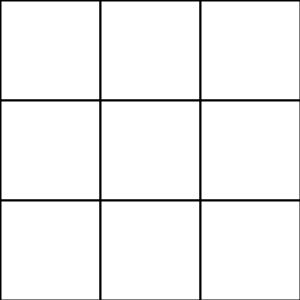
Frame 1 (no input)
Frame 60 (the mouse pressed at the canvas centre just before this capture): identical to frame 1, image omitted
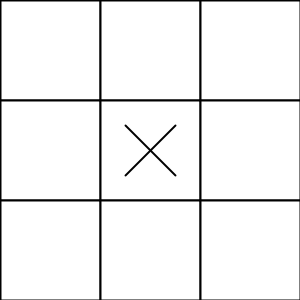
Frame 120 (the mouse held since frame 60 and released just before this capture)

The Processing sketch that drew these frames (run headless with seeded random() and noise(); from frame 60 on, the mouse is pressed at the canvas centre):

// Processing sketch: medley_opg_9
// ── medley_opg_9.pde
int[][] grid = new int[3][3];
int player = 1;

void setup() {
  println("Player 1 turn");
  size(300, 300);
  for (int i = 0; i < 3; i++) {
    for (int j = 0; j < 3; j++) {
      grid[i][j] = 0;
    }
  }
}

void draw() {
  strokeWeight(2);
  for (int i = 0; i < 3; i++) {
    for (int j = 0; j < 3; j++) {
      rect(i*100, j*100, 100, 100);
      if (grid[i][j] == 1) {
        line(i*100+25, j*100+25, i*100+75, j*100+75);
        line(i*100+75, j*100+25, i*100+25, j*100+75);
      } else if (grid[i][j] == 2) {
        ellipse(i*100+50, j*100+50, 50, 50);
      }
    }
  }
  if(checkWin()){
   println("Player " + (1 + player % 2) + " has won");
   delay(1000);
   for (int i = 0; i < 3; i++) {
    for (int j = 0; j < 3; j++) {
      grid[i][j] = 0;
    }
  }
  println("Player " + player + " turn");
}
}

void mousePressed() {
  int x = mouseX / 100;
  int y = mouseY / 100;
  if (grid[x][y] == 0) {
    grid[x][y] = player;
    if (player == 1) {
      player = 2;
      println("Player 2 turn");
    } else {
      player = 1;
      println("Player 1 turn");
    }
  }
}

boolean checkWin() {
  // check rows
  for (int i = 0; i < 3; i++) {
    if (grid[i][0] == grid[i][1] && grid[i][1] == grid[i][2] && grid[i][0] != 0) {
      return true;
    }
  }
  
  // check columns
  for (int j = 0; j < 3; j++) {
    if (grid[0][j] == grid[1][j] && grid[1][j] == grid[2][j] && grid[0][j] != 0) {
      return true;
    }
  }
  
  // check diagonals
  if (grid[0][0] == grid[1][1] && grid[1][1] == grid[2][2] && grid[0][0] != 0) {
    return true;
  }
  if (grid[0][2] == grid[1][1] && grid[1][1] == grid[2][0] && grid[0][2] != 0) {
    return true;
  }
  return false;
}
